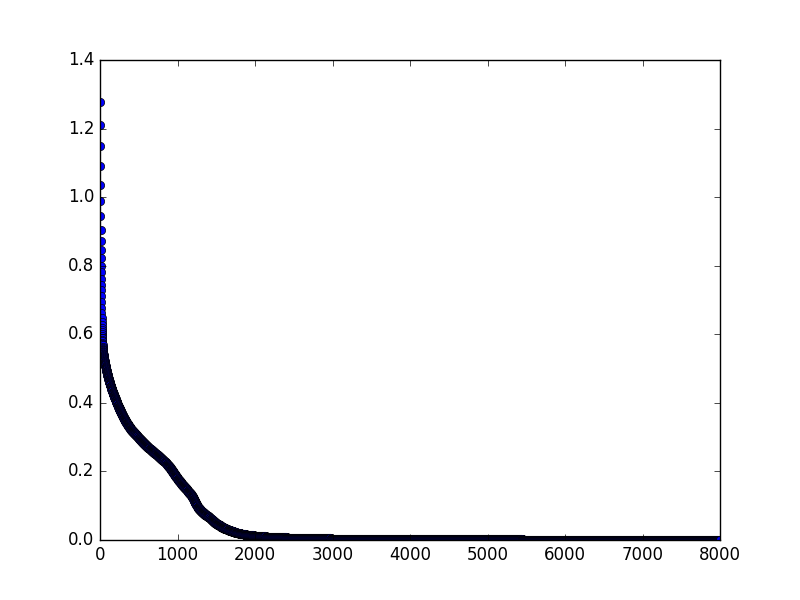

Write the Python code that produced this figure.
import tensorflow as tf
import pickle
import matplotlib.pyplot as plt

bank = pickle.load(open('bank.pkl', 'rb', 2))

x_train = bank['x_train']
y_train = bank['y_train']

x_test = bank['x_test']
y_test = bank['y_test']


x = tf.placeholder(tf.float32, shape = [None,4])
y = tf.placeholder(tf.float32, shape = [None,2])

first_layer = tf.layers.dense(x, 8, activation = tf.nn.relu)
second_layer = tf.layers.dense(first_layer, 4, activation = tf.nn.relu)
third_layer = tf.layers.dense(second_layer, 3, activation = tf.nn.relu)
output = tf.layers.dense(third_layer, 2)

loss = tf.losses.softmax_cross_entropy(onehot_labels= y, logits = output)

optimizer = tf.train.GradientDescentOptimizer(0.01)
train = optimizer.minimize(loss)

accuracy = tf.metrics.accuracy(tf.argmax(y,1), tf.argmax(output,1))

# Inits
init_g = tf.global_variables_initializer()
init_l = tf.local_variables_initializer()

with tf.Session() as sess:

	sess.run(init_g)
	sess.run(init_l)
	# end of inits
	for i in range(8000):
		sess.run(train, feed_dict={x: x_train, y: y_train})
		
		c = sess.run(loss, feed_dict={x: x_train, y:y_train})
		print("Epoch: " + str(i) + " loss: " + str(c))
		plt.plot(i, c, 'bo', label='Testing data')
	
	
	#print("Optimization finished")
	training_cost = sess.run(loss, feed_dict={x: x_train, y: y_train})
	#print("training cost: " + str(training_cost))
	
	
	#print("Testing")
	
	#testing_cost = sess.run(loss, feed_dict={x: x_test, y: y_test})
	#print("Test cost: " + str(testing_cost))
	
	print("Accuracy: " +  str(sess.run(accuracy, feed_dict={x: x_test, y: y_test})))
	
	plt.show()
